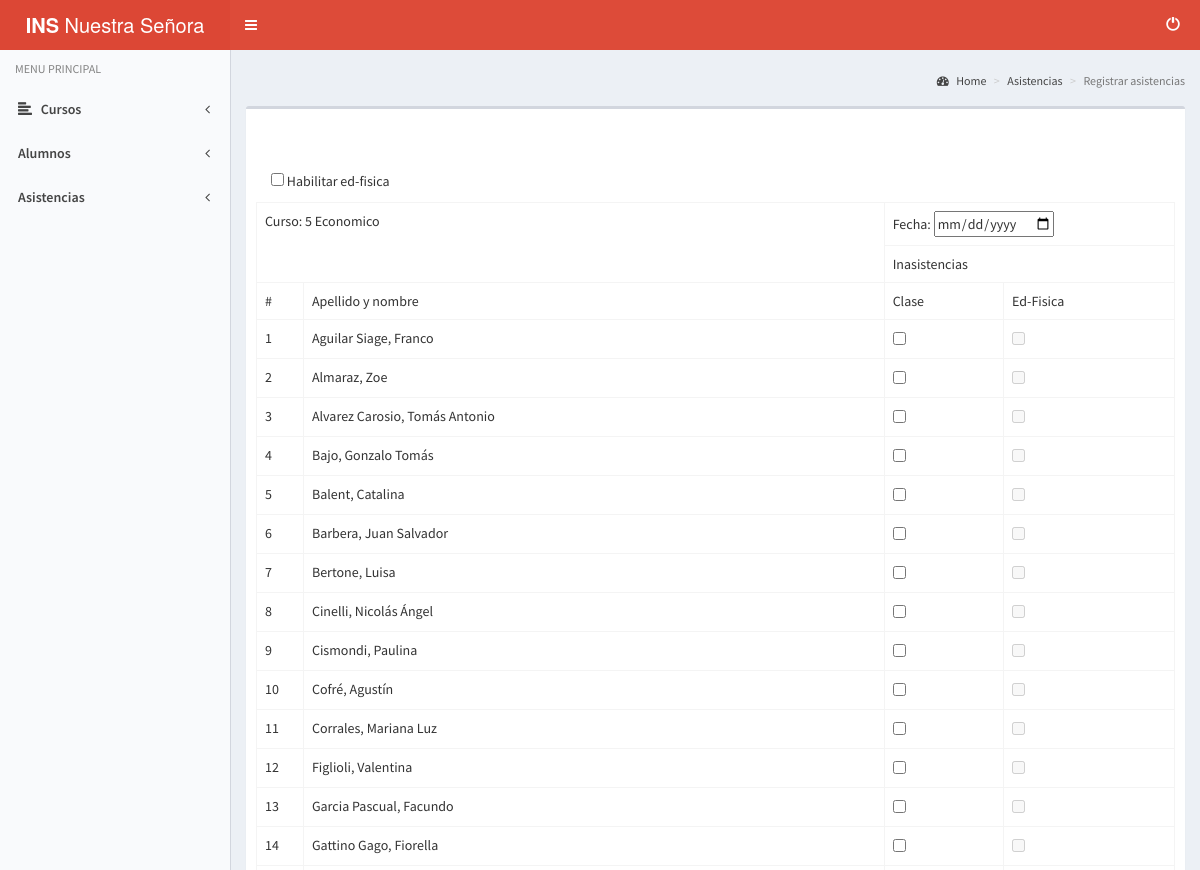
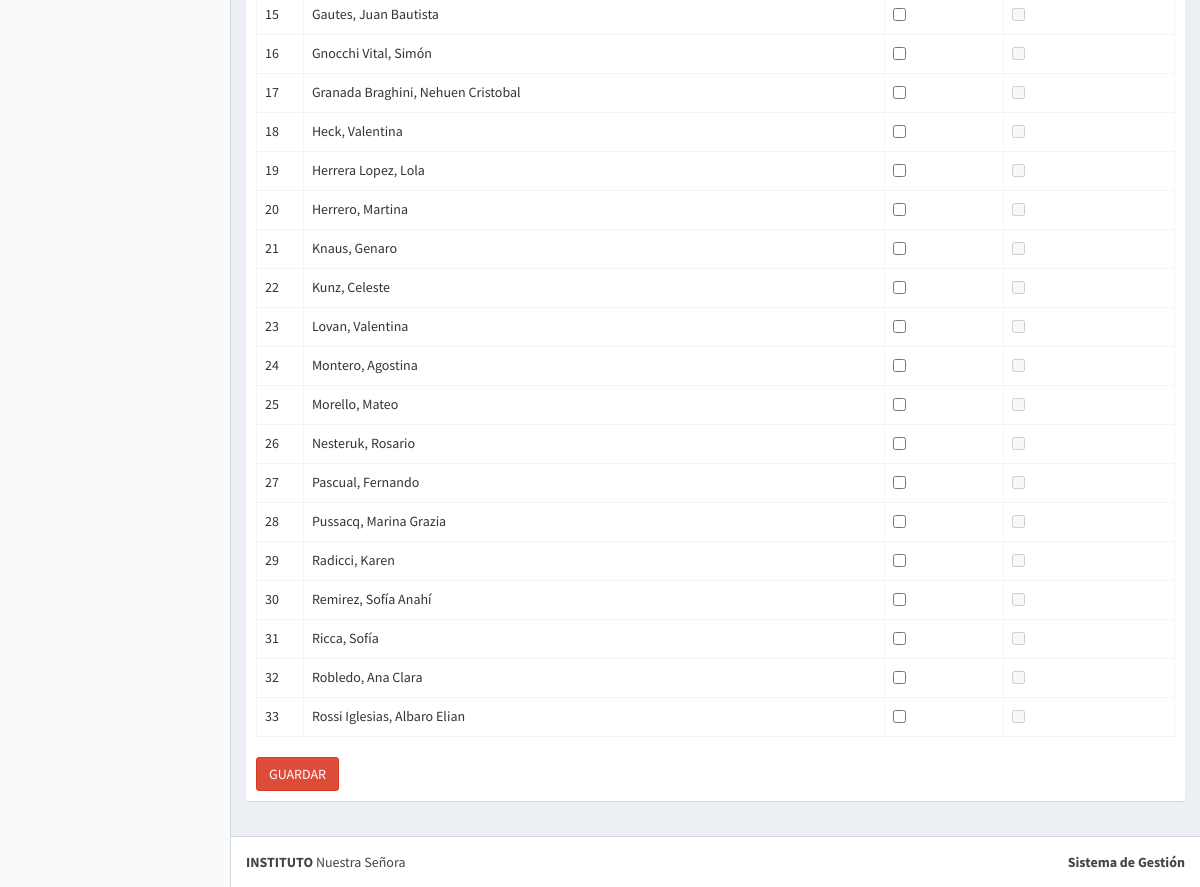
/presentacion/tabla.php?sel=3, run on the app's committed database (2 pictures, top to bottom).
### tables this page shows
CREATE TABLE IF NOT EXISTS `curso` (
  `idcurso` INT NOT NULL AUTO_INCREMENT,
  `nombre` VARCHAR(45) NOT NULL,
  `anio` INT NOT NULL,
  PRIMARY KEY (`idcurso`),
  UNIQUE INDEX `idcurso_UNIQUE` (`idcurso` ASC));

CREATE TABLE IF NOT EXISTS `alumno` (
  `apellido` VARCHAR(45) NOT NULL,
  `nombre` VARCHAR(45) NOT NULL,
  `dni` INT NOT NULL,
  `fechaNacimiento` DATE NOT NULL,
  `direccion` VARCHAR(45) NOT NULL,
  `email` VARCHAR(45) NULL,
  `lugarNacimiento` VARCHAR(45) NULL,
  `tutor_dni` INT NULL,
  PRIMARY KEY (`dni`),
  UNIQUE INDEX `dni_UNIQUE` (`dni` ASC),
  INDEX `fk_alumno_tutor1_idx` (`tutor_dni` ASC),
  CONSTRAINT `fk_alumno_tutor1`
    FOREIGN KEY (`tutor_dni`)
    REFERENCES `tutor` (`dni`)
    ON DELETE NO ACTION
    ON UPDATE NO ACTION);

### presentacion/Interfaz.class.php (called while the page is built, shortened)
<?php
	class Interfaz{
		public static function cargarHeader(){
			include("header.php");
		}
		public static function cargarMenu(){
			include("menuPreceptor.php");
		}
	}
?>

### presentacion/FachadaInterfaz.class.php (called while the page is built)
<?php
	include("Interfaz.class.php");
	class FachadaInterfaz{
		public function __construct(){
			$fachadaGUI = new Interfaz();
			$fachadaGUI->cargarHeader();
			$fachadaGUI->cargarMenu();
		}
	}
?>

### presentacion/GUIPreceptor.class.php (called while the page is built, shortened)
<?php
	include("FachadaInterfaz.class.php");
	class GUIPreceptor{
		public function __construct(){
		 	$fachada= new FachadaInterfaz();
		}
		public static function cargarFooter(){
			include("footer.php");
		}
	}
?>

### persistencia/conexionBD.php (called while the page is built, shortened)
<?php
class ConexionBD {
    private $_connection;
    private static $_instance;
    private $_host = "localhost";
    private $_username = "root";
    private $_password = "admin";
    private $_database = "instituto";
    public static function getConexion() {
        if (!self::$_instance) {
            self::$_instance = new self();
        }
        return self::$_instance;
    }
    public function crearConexion() {
        $this->_connection = new mysqli($this->_host, $this->_username, $this->_password, $this->_database);
    }
    public function recuperar_asociativo($consulta) {
        $_res = array();
        if ($resultado = $this->_connection->query($consulta)) {
            while ($row = $resultado->fetch_array(MYSQLI_ASSOC)) {
                $_res[] = $row;
            }
        }
        return $_res;
    }
}
?>

### logica/clases.php (called while the page is built, shortened)
<?php
include_once("../persistencia/conexionBD.php");
class AlumnoxCurso{
    public static function obtener_alumnoxCurso($id_curso,$anio){
        $con = ConexionBD::getConexion();
        $result = $con->recuperar_asociativo("select dni,nombre,apellido from alumnoxcurso,alumno where alumnoxcurso.curso_idcurso='" . $id_curso . "' and alumnoxcurso.anio='" . $anio . "' and alumnoxcurso.alumno_dni=alumno.dni order by alumno.apellido, alumno.nombre");
        return $result;
    }
}
class Curso{
	public function obtener_curso($curso) {
        $con = ConexionBD::getConexion();
        $result = $con->recuperar_asociativo("select anio, nombre from curso where idcurso=".$curso);
        return $result;
    }
}
?>

### presentacion/tabla.php (the view, shortened to what this page needs)
<?php
    include_once("GUIPreceptor.class.php");
    $gui_preceptor = new GUIPreceptor();
?>
 <div class="content-wrapper">
    <section class="content-header">
      <h1>
      </h1>
        <ol class="breadcrumb">
        <li><a href="home.php"><i class="fa fa-dashboard"></i> Home</a></li>
        <li><a href="registrarAsistencia.php">Asistencias</a></li>
        <li class="active">Registrar asistencias</li>
      </ol>
    </section>
     <section class="content">
      <div class="row">
        <div class="col-xs-12">
          <div class="box">
            <div class="box-header">
            </div>
          <div class="box-body">
    <body>
        <?php
        include("../logica/clases.php");
        $curso = $_REQUEST['sel'];
        $alumnos = AlumnoxCurso::obtener_alumnoxCurso($curso, (int) date("Y"));
        $cantfilas = count($alumnos);
        ?>
        <form action="../logica/guardar.php" method="get">
        <div class="panel-heading ">
            <input type="checkbox" class="checkb"  name="valor-parcial" id="valor-parcial">
            Habilitar ed-fisica
            </div>
            <table class="table table-bordered" border="1" width="80%">
                <tr>
                    <td rowspan="2" colspan="2">Curso:
                        <?php
                        $c = new Curso();
                        $curso_actual = $c->obtener_curso($curso);
                        echo $curso_actual [0]['anio'] . ' ' . $curso_actual[0]['nombre'];
                        ?>
                    </td>
                    <td width="20%" colspan="2">Fecha:
                        <input type="date" name="fecha" id="fecha" required>
                    </td>
                </tr>
                <tr>
                    <td colspan="2">Inasistencias</td>
                </tr>
                <tr>
                    <td width="3%">#</td>
                    <td width="40%">Apellido y nombre</td>
                    <td >Clase
                    </td>
                    <td>Ed-Fisica</td>
                </tr>
                <?php
                for ($i = 0; $i < $cantfilas; $i++) {
                    ?>
                    <tr>
                        <td><?php echo $i + 1 ?></td>
                        <td><?php echo $alumnos[$i]["apellido"] . ", " . $alumnos[$i]["nombre"] ?> </td>
                        <td>
                            <input value="clase"  type="checkbox" name="<?php echo ($i + 1) . "clase_aus" ?>" id="<?php echo ($i + 1) . "clase_aus" ?>">
                        </td>
                        <td>
                            <input disabled class="hab_deshab" value="edfisica" type="checkbox" name="<?php echo ($i + 1) . "ed-f_aus" ?>" id="<?php echo ($i + 1) . "ed-f_aus" ?>">
                        </td>
                    </tr>
                    <?php
                }
                ?>
            </table>
             <div class="float-right">
                <input type="submit" class="btn btn-danger" value="GUARDAR" id="guardar">
            </div>
        </form>
    </body>
 </div>
 </div>
 </div>
  </section>
</div>
<?php
    $gui_preceptor->cargarFooter();
?>

### presentacion/header.php (shortened to what this page needs)
<!DOCTYPE html>
<html>
<head>
  <link rel="stylesheet" href="../recursos/bootstrap/css/bootstrap.min.css">
  <link rel="stylesheet" href="https://cdnjs.cloudflare.com/ajax/libs/font-awesome/4.5.0/css/font-awesome.min.css">
  <link rel="stylesheet" href="https://cdnjs.cloudflare.com/ajax/libs/ionicons/2.0.1/css/ionicons.min.css">
  <link rel="stylesheet" href="../recursos/plugins/jvectormap/jquery-jvectormap-1.2.2.css">
  <link rel="stylesheet" href="../recursos/dist/css/Style.min.css">
  <link rel="stylesheet" href="../recursos/dist/css/skins/_all-skins.min.css">
</head>
<body class="hold-transition skin-red-light sidebar-mini" >
<div class="wrapper">
  <header class="main-header">
    <a href="#" class="logo">
      <span class="logo-lg"><b>INS</b> Nuestra Señora</span>
    </a>
    <nav class="navbar navbar-static-top">
      <a href="#" class="sidebar-toggle" data-toggle="offcanvas" role="button">
      </a>
       <div class="navbar-custom-menu">
        <ul class="nav navbar-nav">
          <li class="dropdown user user-menu">
            <a href="home.php" class="dropdown-toggle" data-toggle="dropdown">
                <i class="glyphicon glyphicon-off"></i>
            </a>
          </li>
        </ul>
      </div>
    </nav>
  </header>

### presentacion/menuPreceptor.php (shortened to what this page needs)
<aside class="main-sidebar">
  <section class="sidebar">
    <ul class="sidebar-menu">
      <li class="header">MENU PRINCIPAL</li>
      <li class="  treeview">
        <a href="#">
          <i class=" glyphicon glyphicon-align-left"></i>
          <span>Cursos </span>
          <span class="pull-right-container">
            <i class="fa fa-angle-left pull-right"></i>
          </span>
        </a>
      </li>
      <li class="treeview">
        <a href="#">
          <span>Alumnos</span>
          <span class="pull-right-container">
            <i class="fa fa-angle-left pull-right"></i>
          </span>
        </a>
      </li>
      <li class="treeview">
        <a href="#">
          <span>Asistencias</span>
          <span class="pull-right-container">
            <i class="fa fa-angle-left pull-right"></i>
          </span>
        </a>
      </li>
    </ul>
  </section>
</aside>

### presentacion/footer.php (shortened to what this page needs)
  <footer class="main-footer">
    <div class="pull-right hidden-xs">
      <b>Sistema de Gestión</b>
    </div>
    <strong>INSTITUTO</strong>  Nuestra Señora
  </footer>
  </div>
</body>
</html>

### data on the page
curso: anio "5", nombre "Economico"
alumno: apellido "Aguilar Siage", nombre "Franco"
alumno: apellido "Almaraz", nombre "Zoe"
alumno: apellido "Alvarez Carosio", nombre "Tomás Antonio"
alumno: apellido "Bajo", nombre "Gonzalo Tomás"
alumno: apellido "Balent", nombre "Catalina"
alumno: apellido "Barbera", nombre "Juan Salvador"
alumno: apellido "Bertone", nombre "Luisa"
alumno: apellido "Cinelli", nombre "Nicolás Ángel"
alumno: apellido "Cismondi", nombre "Paulina"
alumno: apellido "Cofré", nombre "Agustín"
alumno: apellido "Corrales", nombre "Mariana Luz"
alumno: apellido "Figlioli", nombre "Valentina"
alumno: apellido "Garcia Pascual", nombre "Facundo"
alumno: apellido "Gattino Gago", nombre "Fiorella"
alumno: apellido "Gautes", nombre "Juan Bautista"
alumno: apellido "Gnocchi Vital", nombre "Simón"
alumno: apellido "Granada Braghini", nombre "Nehuen Cristobal"
alumno: apellido "Heck", nombre "Valentina"
alumno: apellido "Herrera Lopez", nombre "Lola"
alumno: apellido "Herrero", nombre "Martina"
alumno: apellido "Knaus", nombre "Genaro"
alumno: apellido "Kunz", nombre "Celeste"
alumno: apellido "Lovan", nombre "Valentina"
alumno: apellido "Montero", nombre "Agostina"
alumno: apellido "Morello", nombre "Mateo"
alumno: apellido "Nesteruk", nombre "Rosario"
alumno: apellido "Pascual", nombre "Fernando"
alumno: apellido "Pussacq", nombre "Marina Grazia"
alumno: apellido "Radicci", nombre "Karen"
alumno: apellido "Remirez", nombre "Sofía Anahí"
alumno: apellido "Ricca", nombre "Sofía"
alumno: apellido "Robledo", nombre "Ana Clara"
alumno: apellido "Rossi Iglesias", nombre "Albaro Elian"
